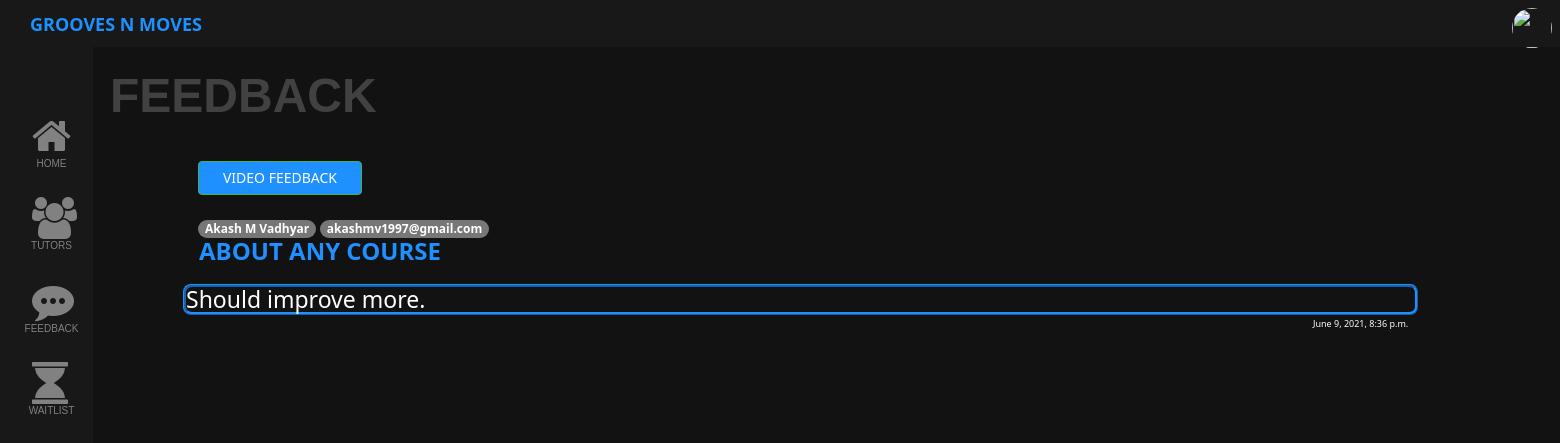
The app's page /administrator/feedback/ (signed in), older data.
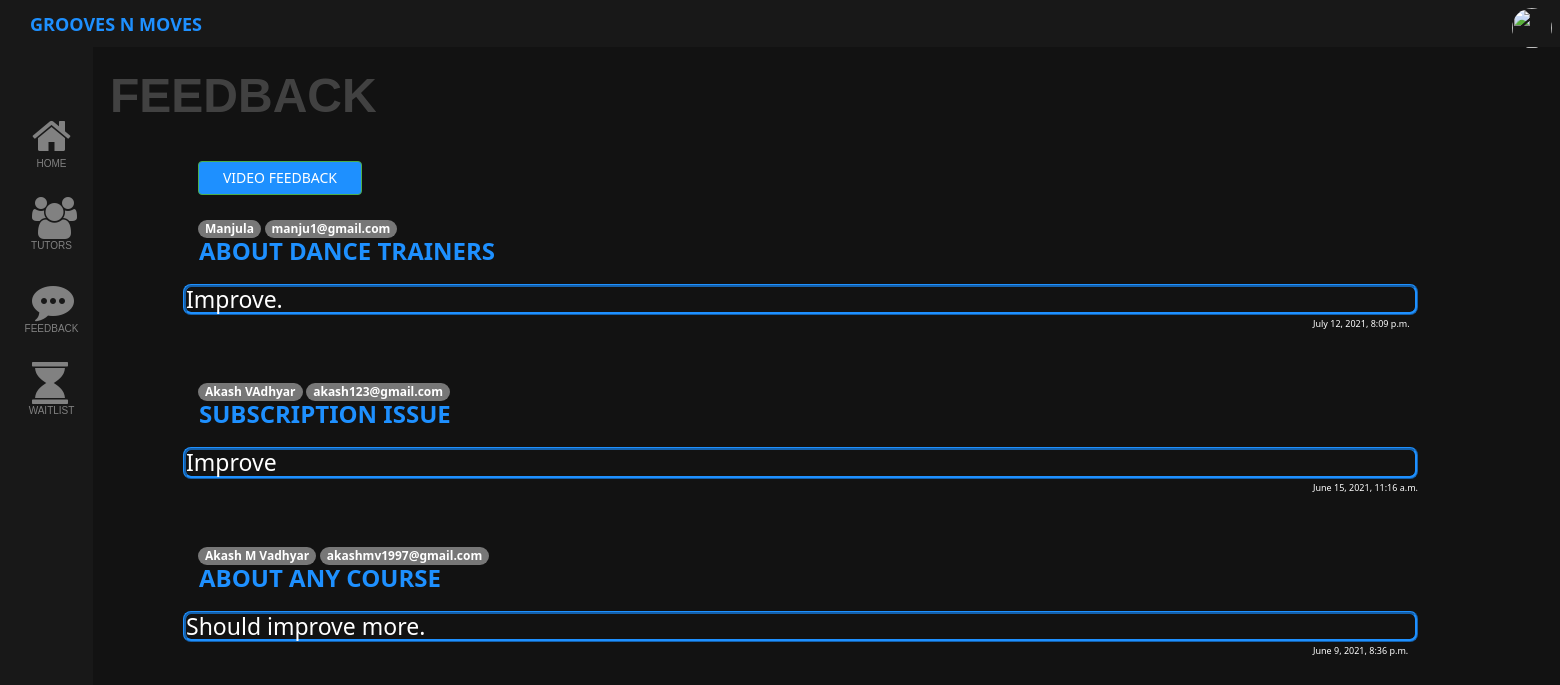
The same page, newer data.
### Student/models.py (models this page shows, shortened)
class Feedback(models.Model):
    feedstudent=models.ForeignKey(StudentModel, verbose_name="Student", on_delete=models.CASCADE,null=True)
    feedtype=models.ForeignKey(ComplaintType,on_delete=models.CASCADE,null=True,verbose_name="Choose feedback type")
    feedsend=models.DateTimeField(auto_now_add=True,verbose_name="Send date",null=True)
    feedcontent=models.TextField(max_length=300,verbose_name="Give feedback",null=True)

### Accounts/models.py (models this page shows, shortened)
class StudentModel(models.Model):
    student_name=models.CharField("Name",max_length=20,null=False)
    student_contact=models.CharField("Contact",max_length=10,null=False)
    student_email=models.EmailField("Email",unique=True,max_length=50,null=False)
    GENDER_CHOICES = (
        ('M', 'Male'),
        ('F', 'Female'),
        ('O', 'Others'),
    )
    student_gender = models.CharField("Gender",max_length=20, choices=GENDER_CHOICES,null=False)
    student_dob=models.DateField("Date of birth",null=False)
    student_username=models.CharField("Username",max_length=20,unique=True,null=False)
    student_password=models.CharField("Password",max_length=20,unique=True,null=False)
    student_reenterpassword=models.CharField("Re-enter password",max_length=20,unique=True,null=False)
    student_district=models.ForeignKey(District,on_delete=models.CASCADE,null=True,verbose_name="District")
    student_country=CountryField()
    student_regdate=models.DateField("student_regdate",auto_now_add=True,null=False)
    student_dp=models.ImageField("Profile picture",upload_to='profile')

### MasterEntry/models.py (models this page shows, shortened)
class ComplaintType(models.Model):
    complainttype_name=models.CharField("Complaint Type",max_length=20,null=False,unique=True)

### Administrator/views.py (the view)
# urls.py: path('feedback/',views.feedback,name="feed"),
def feedback(request):
    if request.session.has_key('admin_id'):
        feed=Feedback.objects.all().order_by('-feedsend')
        ctype=ComplaintType.objects.all()
        if request.method=='POST':
            return render(request,"Administrator/feedback.html",{"feed":feed,"ctype":ctype})
        else:
            return render(request,"Administrator/feedback.html",{"feed":feed,"ctype":ctype})
    else:
        return redirect("/accounts/login/")

### Administrator/templates/Administrator/feedback.html (shortened to what this page needs)
{% extends 'base.html' %}
    {% block content %}
    <h1 class="pagetitle">Feedback</h2>
     <form  class="feed"action="{%url 'Administrator:videofeed'%}" method="POST">
        <button type="submit" value="submit" class="btn btn-success subscription">Video Feedback</button>
    </form>
    {%if feed%}
    {%for a in feed%}
    <div class="feeddiv">
    <p class="badge badge success">{{a.feedstudent.student_name}}</p>
    <p class=" badge badge success">{{a.feedstudent.student_email}}<p>
    <p class="feedctype">{{a.feedtype.complainttype_name}}
    <h1 class="content">{{a.feedcontent}}</h1>
    <h2 class="datesend">{{a.feedsend}}</h2>
    </div>
    {%endfor%}
    {%else%}
        <p class="empty">No feedbacks</p>
    {%endif%}
    {% endblock content%}

Row changes from the older to the newer data that the page shows:
added Feedback: feedstudent.student_name "Manjula", feedstudent.student_email "manju1@gmail.com", feedtype.complainttype_name "ABOUT DANCE TRAINERS", feedcontent "Improve.", feedsend "July 12, 2021, 8:09 p.m."
added Feedback: feedstudent.student_name "Akash VAdhyar", feedstudent.student_email "akash123@gmail.com", feedtype.complainttype_name "SUBSCRIPTION ISSUE", feedcontent "Improve", feedsend "June 15, 2021, 11:16 a.m."
